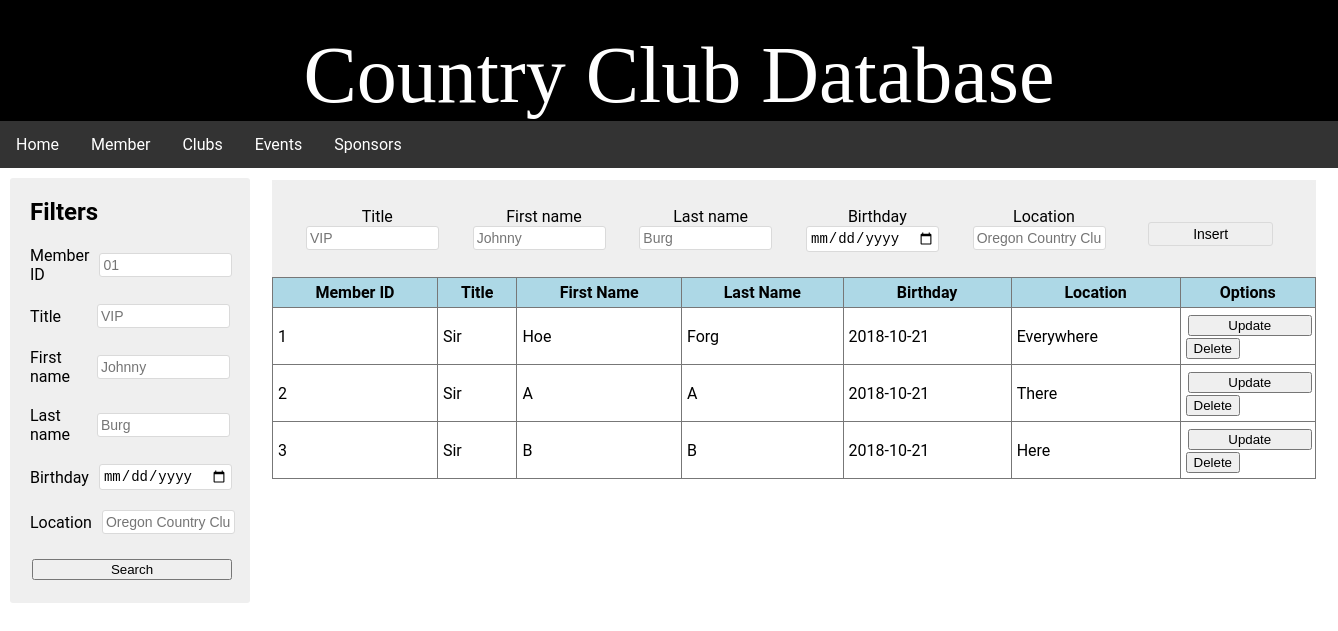
The app's page /member.html, older data.
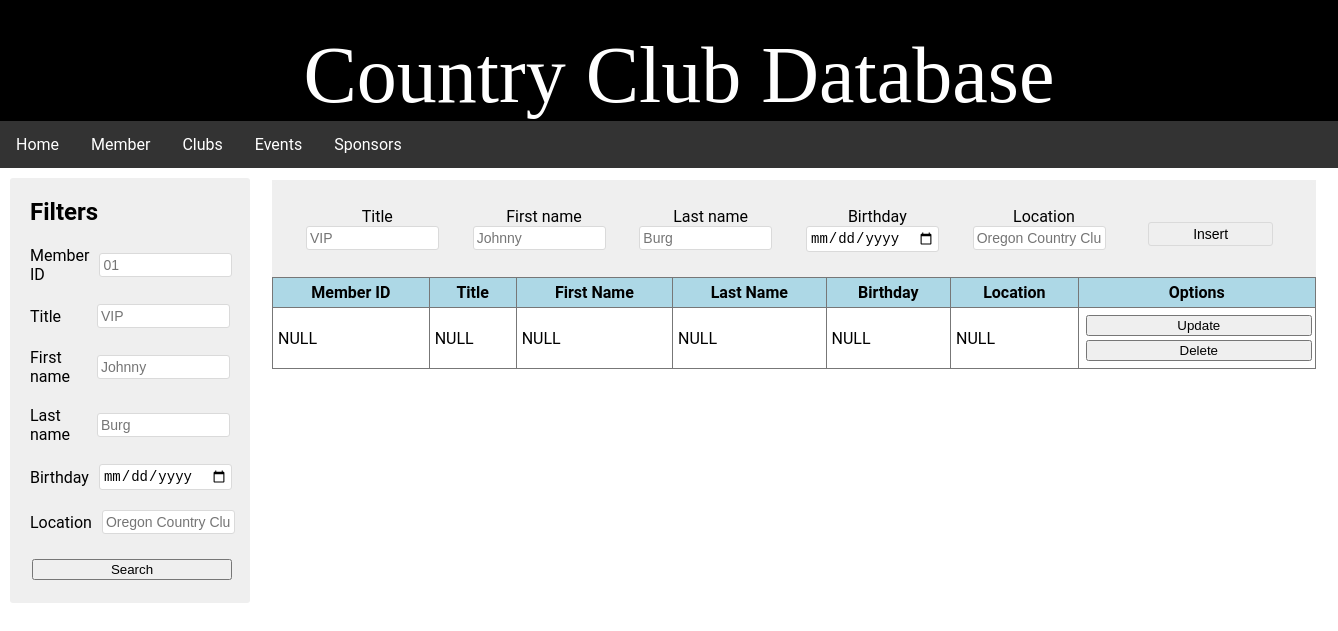
The same page, newer data.
### tables this page shows
CREATE TABLE `members` (
    id INTEGER PRIMARY KEY AUTOINCREMENT,
    `title` VARCHAR(255) NOT NULL,
    `first_name` VARCHAR(255) NOT NULL,
    `last_name` VARCHAR(255) NOT NULL,
    `dob` DATE NOT NULL,
    `location` VARCHAR(255) NOT NULL,
    CONSTRAINT full_name UNIQUE (first_name,last_name)
);

### app.py (the view)
@app.route("/member.html", methods=['GET','POST'])
def member_route():
    conn = get_db_connection()
    cur = conn.cursor()
    cur.execute("SELECT * FROM members")
    data = cur.fetchall()
    conn.close()
    return render_template("/pages/member.html",homeIsActive=True,data=data)

### app.py (called while the page is built)
def get_db_connection():
    conn = sqlite3.connect('database.db')
    conn.row_factory = sqlite3.Row
    return conn

### templates/pages/member.html (shortened to what this page needs)
{% extends 'base.html' %}
{% block content %}
    <main class="content">
      <aside class="filter-container">
        <h2>Filters</h2>
        <form action="{{ url_for('search_members') }}" method = "POST">
          <div class="filter-input-container">
            <label for="id">Member ID</label>
            <input type="text" name="id"
                   placeholder="01" class="form-control"
                   value="{{ request.form['id'] }}"></input>
        </div>
        <div class="filter-input-container">
          <label for="title">Title</label>
          <input type="text" name="title"
                 placeholder="VIP" class="form-control"
                 value="{{ request.form['title'] }}"></input>
      </div>
      <div class="filter-input-container">
        <label for="first_name">First name</label>
        <input type="text" name="first_name"
               placeholder="Johnny" class="form-control"
               value="{{ request.form['first_name'] }}"></input>
    </div>
    <div class="filter-input-container">
      <label for="last_name">Last name</label>
      <input type="text" name="last_name"
             placeholder="Burg" class="form-control"
             value="{{ request.form['last_name'] }}"></input>
  </div>
  <div class="filter-input-container">
        <label for="completion_time">Birthday</label>
        <input type="date" name= 'dob' id="completion_time" value="{{ request.form['dob'] }}"></input>
  </div>
        <div class="filter-input-container">
          <label for="location">Location</label>
          <input type="text" name="location"
                 placeholder="Oregon Country Club" class="form-control"
                 value="{{ request.form['location'] }}"></input>
      </div>
        <div class="form-group">
          <form action="{{ url_for('add_members') }}" method="POST">
            <input type="submit" value="Search"
                    class="btn-danger-btn-sm">
        </form>
        </form>
      </aside>
     <div class="table-container">
      <div class="insert-container">
        <form action="{{ url_for('add_members') }}" class= 'insert-button' method = "POST">
        <div class="form-group">
          <label for="title">Title</label>
          <input type="text" name="title"
                 placeholder="VIP" class="form-control"
                 value="{{ request.form['title'] }}"></input>
      </div>
      <div class="form-group">
        <label for="first_name">First name</label>
        <input type="text" name="first_name"
               placeholder="Johnny" class="form-control"
               value="{{ request.form['first_name'] }}"></input>
    </div>
    <div class="form-group">
      <label for="last_name">Last name</label>
      <input type="text" name="last_name"
             placeholder="Burg" class="form-control"
             value="{{ request.form['last_name'] }}"></input>
  </div>
      <div class="form-group">
        <label for="completion_time">Birthday</label>
        <input type="date" name= 'dob' class="form-control" id="completion_time" value="{{ request.form['dob'] }}"></input>
  </div>
        <div class="form-group">
          <label for="location">Location</label>
          <input type="text" name="location"
                 placeholder="Oregon Country Club" class="form-control"
                 value="{{ request.form['location'] }}"></input>
      </div>
        <div class="form-group">
          <button  class="form-insert" type="submit" >Insert</button>
      </div>
        </form>
       </div>
      <table class="tb">
        <tr>
          <th>Member ID</th>
          <th>Title</th>
          <th>First Name</th>
          <th>Last Name</th>
          <th>Birthday</th>
          <th>Location</th>
          <th>Options</th>
        </tr>
        {% if (data is defined) and data %} {% for item in data %}
        <tr>
          <td>{{ item['id'] }}</td>
          <td>{{ item['title'] }}</td>
          <td>{{ item['first_name'] }}</td>
          <td>{{ item['last_name'] }}</td>
          <td>{{ item['dob'] }}</td>
          <td>{{ item['location'] }}</td>
          <td><button id="filter-update-button" class="action-button">Update</button>
            <form action="{{ url_for('delete_members') }}" method="POST">
              <input type="submit" value="Delete"
                      class="btn-delete"
                      onclick="return confirm('Are you sure you want to delete this note?')">
          </form>
        </tr>
        {% endfor %} {% else %}
        <td>NULL</td>
        <td>NULL</td>
        <td>NULL</td>
        <td>NULL</td>
        <td>NULL</td>
        <td>NULL</td>
        <td><button id="filter-update-button" class="action-button">Update</button>
          <button id="filter-update-button" class="action-button">Delete</button></td>
        {% endif %}
      </table>
        </div>
    </main>
  </body>
</html>
{% endblock %}

### templates/base.html (shortened to what this page needs)
<!DOCTYPE html>
<html lang="en">
	<head>
		<link rel= "stylesheet" type= "text/css" href= "{{ url_for('static',filename='style.css') }}">
	</head>
	<body>
        <header>
            <h1 class="site-title"><a href="#">Country Club Database</a></h1>
          </header>
          <div id="nav">
            <ul class="horizontal">
              <li><a href="index.html">Home</a></li>
              <li><a href="member.html">Member</a></li>
              <li><a href="clubs.html">Clubs</a></li>
              <li><a href="events.html">Events</a></li>
              <li><a href="sponsors.html">Sponsors</a></li>
            </ul>
          </div>
		{% block content %} {% endblock %}
	</body>
</html>

### static/style.css (style rules this page uses)
body { font-family: 'Roboto', sans-serif; margin: 0; }
a { text-decoration: none; color: #f67811; }
header { background-color: #000; display: flex; align-items: center; position: relative; justify-content: center; }
header a { color: #fff; }
.site-title { font-family: "Roboto Slab", serif; font-size: 80px; font-weight: 100; margin: 0 0 0 20px; padding-top: 30px; }
.content { display: flex; }
.form-group { width: 100%; margin: 5px 2px 3px; display: inline-grid; }
.form-insert { font-size: 14px; width: 125px; padding: 3px; border: 1px solid #dadada; border-radius: 3px; margin: auto; }
#completion_time { font-size: 14px; width: 125px; margin-left: 10px; padding: 3px; border: 1px solid #dadada; border-radius: 3px; }
.form-control { font-size: 14px; width: 125px; margin-left: 10px; padding: 3px; border: 1px solid #dadada; border-radius: 3px; }
.filter-container { display: inline-block; min-width: 200px; max-width: 200px; margin: 10px 10px auto 10px; padding: 20px; border-radius: 3px; background-color: #efefef; }
.filter-container h2 { margin: 0; }
.filter-input-container { width: 100%; margin: 20px 0; display: flex; align-items: center; justify-content: space-between; }
#filter-update-button { width: 100%; margin: 2px; cursor: pointer; }
.insert-container { display: inline-flex; justify-content: space-between; align-items: center; flex-direction: column; background-color: #efefef; text-align: center; }
.insert-button { display: inline-flex; align-items: baseline; flex-direction: row; justify-content: center; padding: 2px; margin: 2px; border: 2px; padding: 20px; border-radius: 3px; background-color: #efefef; width: 1000px }
.tb { border-collapse: collapse; width: -webkit-fill-available; }
.tb th, .tb td { padding: 5px; border: solid 1px #777; }
.tb th { background-color: lightblue; }
.table-container { display: inline-block; padding: 12px; border-radius: 3px; }
ul.horizontal { list-style-type: none; margin: 0; padding: 0; overflow: hidden; background-color: #333; }
ul.horizontal li { float: left; }
ul.horizontal li a { display: inline-block; color: white; text-align: center; padding: 14px 16px; text-decoration: none; }

Row changes from the older to the newer data that the page shows:
removed members: id "1", title "Sir", first_name "Hoe", last_name "Forg", dob "2018-10-21", location "Everywhere"
removed members: id "2", title "Sir", first_name "A", last_name "A", dob "2018-10-21", location "There"
removed members: id "3", title "Sir", first_name "B", last_name "B", dob "2018-10-21", location "Here"
Text that changed along with them:
text now shown: "NULL NULL NULL NULL NULL NULL Update Delete"
